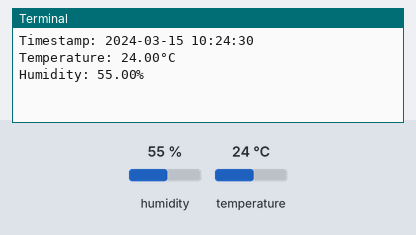
A program run on a simulated Raspberry Pi (BCM pin numbers). Parts: the last lines printed to the terminal. The test bench sets the inputs (shaded band); at power-on: humidity 55 %, temperature 24 °C. The clock reads 2024-03-15 10:24:30 at power-on unless the program sets it; files the program writes start out absent.

Above: at 1.2 s.
1.3 s: humidity set to 22 %
At 7.3 s:
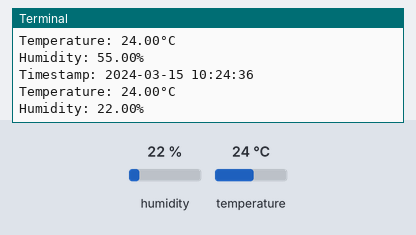
7.7 s: temperature set to 12 °C
At 12.4 s:
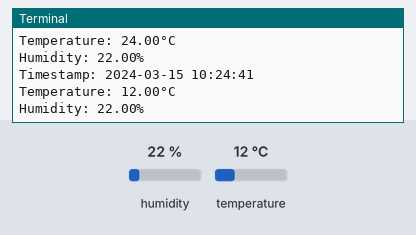
14.1 s: humidity set to 40 %
At 17.6 s:
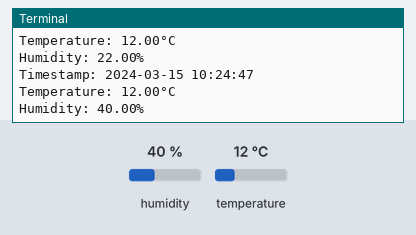
Timing chart, 0 to 19.1 s (numbered marks = the images above; inputs shaded):
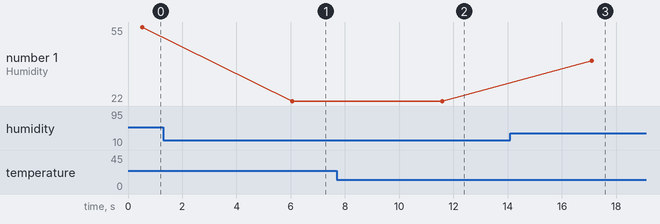

The program:

RaspberryPi.py
```python
import Adafruit_DHT
import datetime
import time
import csv


sensor_pin = 4

sensor_type = Adafruit_DHT.DHT11

csv_file = open("humidity_sensor_data.csv", "a")
csv_writer = csv.writer(csv_file)


try:
    while True:
        humidity, temperature = Adafruit_DHT.read_retry(sensor_type, sensor_pin)
        if humidity is not None and temperature is not None:
            timestamp = datetime.datetime.now().strftime("%Y-%m-%d %H:%M:%S")
            print(f"Timestamp: {timestamp}")
            print(f"Temperature: {temperature:.2f}°C")
            print(f"Humidity: {humidity:.2f}%")


            csv_writer.writerow([timestamp, temperature, humidity])
            csv_file.flush()

        else:
            print("Failed to retrieve data from the sensor!")

        time.sleep(5)

except KeyboardInterrupt:
    print("Script terminated by user.")
```

Measured:
- after the input at 1.3 s, the terminal: prints a new line after 4.8 s (image 1)
- after the input at 7.7 s, the terminal: prints a new line after 3.9 s (image 2)
- after the input at 14.1 s, the terminal: prints a new line after 3.0 s (image 3)
- plotted number 1: 55 → 22 after the input at 1.3 s, 22 → 40 after the input at 14.1 s
